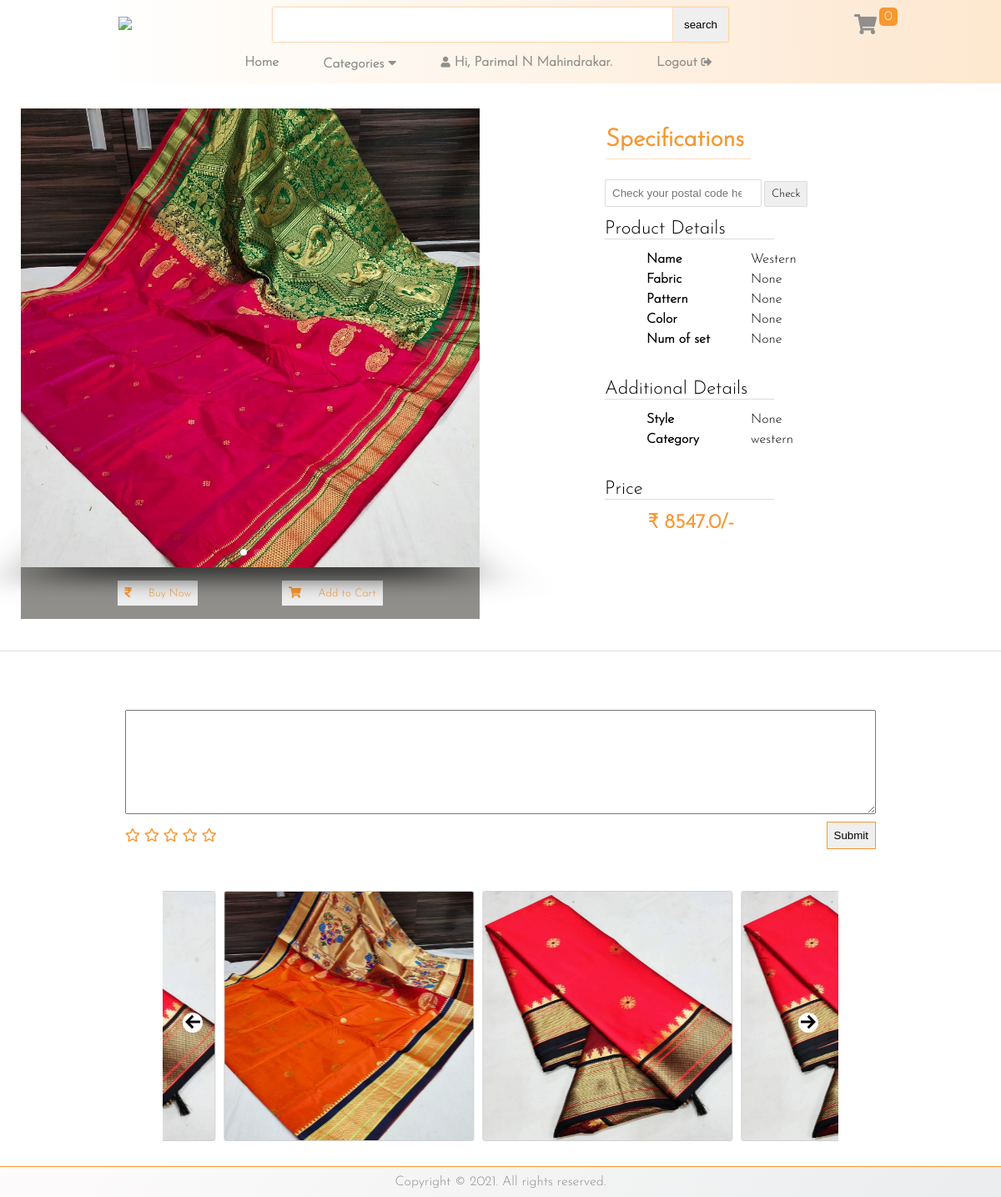
The page /wears/product_details/5/ (signed in) on the database its author committed.
### EcommerceApp/models.py (models this page shows, shortened)
class Customer(models.Model):
    user = models.OneToOneField(User, null=True, blank=True, on_delete=models.CASCADE)
    name = models.CharField(max_length=200, null=True, blank=True)
    date_created = models.DateTimeField(auto_now_add=True, null=True)
    email = models.CharField(max_length=200, null=True, blank=True)

class Product(models.Model):
    name = models.CharField(max_length=200)
    price = models.FloatField()
    image = models.ImageField()
    image1 = models.ImageField(null=True,blank=True)
    image2 = models.ImageField(null=True,blank=True)
    image3 = models.ImageField(null=True,blank=True)
    image4 = models.ImageField(null=True,blank=True)
    image5 = models.ImageField(null=True,blank=True)
    image6 = models.ImageField(null=True,blank=True)
    image7 = models.ImageField(null=True,blank=True)
    image8 = models.ImageField(null=True,blank=True)
    image9 = models.ImageField(null=True,blank=True)
    image10 = models.ImageField(null=True,blank=True)
    category = models.CharField(max_length=20, choices=CHOICES)
    is_avaible = models.BooleanField(default=True)
    fabric = models.CharField(max_length=256, blank=True, null=True)
    pattern = models.CharField(max_length=256, blank=True, null=True)
    color = models.CharField(max_length=256, blank=True, null=True)
    style = models.CharField(max_length=256, blank=True, null=True)
    in_the_pack = models.IntegerField(blank=True, null=True)
    @property
    def imageurl(self):
        try:
            url = self.image.url
        except:
            url = ""
        return url
    @property
    def imagesURL(self):
        images_list = []
        try:
            images_list.append(self.image1.url)
        except:
            return images_list
        try:
            images_list.append(self.image2.url)
        except:
            return images_list
        try:
            images_list.append(self.image3.url)
        except:
            return images_list

### EcommerceApp/views.py (the view, shortened to what this page needs)
# urls.py: path("product_details/<int:pk>/", product_details, name="product_details"),
def product_details(request, pk):
    product = Product.objects.get(id=pk)
    all_slider_products = Product.objects.all()
    all_slider_products_list = random.choices(all_slider_products, k=8)
    x = datetime.datetime.now()
    form = CheckPincode()
    year = x.year
    month = x.strftime("%B")
    date = x.strftime("%d")
    data = cartData(request)
    cartItems = data["cartItems"]
    product_reviews = product.productreview_set.all()
    context = {
        "product": product,
        "year": year,
        "month": month,
        "date": date,
        "all_slider_products_list": all_slider_products_list,
        "cartItems": cartItems,
        "images": product.imagesURL,
        "product_reviews": product_reviews,
        "form": form,
    }
    return render(request, "wears/product_details.html", context)

### templates/wears/product_details.html (shortened to what this page needs)
{% extends '../base.html' %}
{% block content %}
{% load static %}
{% load makerange from templatefilters %}
{% load checkstring from templatefilters %}
{% load orderbydate from templatefilters %}
<div class="my__container__productdetails__page">
    <div class="my__container__productdetails__page__image">
        <div class="swiper-container">
            <div class="swiper-wrapper">
                {% for image in images %}
                <div class="swiper-slide" style="background-image:url({{image}})"></div>
                {% endfor %}
            </div>
            <div class="swiper-pagination"></div>
        </div>
        <div class="add__buy__buttons__product__details">
            <button data-product={{product.id}} data-action="add" data-fuck="buy"
                class="add-to-cart btn update-cart" style="transition: 0.4s;"><i class="fas fa-rupee-sign"></i> &nbsp;
                Buy Now</button>
            <button data-product={{product.id}} data-action="add" class="add-to-cart btn update-cart" style="transition: 0.4s;"><i
                    class="fa fa-shopping-cart"></i> &nbsp; Add to
                Cart</button>
        </div>
    </div>
    <div class="my__container__productdetails__page__information">
        <p class="specification__para">
            <span>Specifications</span>
        </p>
        <div class="product__specifications__container">
            <div class="postal__code__validations__box">
                <form method="POST">
                    {{form}}
                    <button type="submit" class="btn btn-light">Check</button>
                </form>
            </div> <br>
            <h1>Product Details</h1>
            <hr> <br>
            <div class="product__specifications">
                <div class="product__specifications__item product__specifications__item__bold">
                    Name
                </div>
                <div class="product__specifications__item">
                    {{product.name}}
                </div>
            </div>
            <div class="product__specifications">
                <div class="product__specifications__item product__specifications__item__bold">
                    Fabric
                </div>
                <div class="product__specifications__item">
                    {{product.fabric}}
                </div>
            </div>
            <div class="product__specifications">
                <div class="product__specifications__item product__specifications__item__bold">
                    Pattern
                </div>
                <div class="product__specifications__item">
                    {{product.pattern}}
                </div>
            </div>
            <div class="product__specifications">
                <div class="product__specifications__item product__specifications__item__bold">
                    Color
                </div>
                <div class="product__specifications__item">
                    {{product.color}}
                </div>
            </div>
            <div class="product__specifications">
                <div class="product__specifications__item product__specifications__item__bold">
                    Num of set
                </div>
                <div class="product__specifications__item">
                    {{product.in_the_pack}}
                </div>
            </div>
            <br> <br>
            <h1>Additional Details</h1>
            <hr> <br>
            <div class="product__specifications">
                <div class="product__specifications__item product__specifications__item__bold">
                    Style
                </div>
                <div class="product__specifications__item product__specifications__item__freedom">
                    {{product.style}}
                </div>
            </div>
            <div class="product__specifications">
                <div class="product__specifications__item product__specifications__item__bold">
                    Category
                </div>
                <div class="product__specifications__item product__specifications__item__freedom">
                    {{product.category}}
                </div>
            </div>
            <br> <br>
            <h1>Price</h1>
            <hr> <br>
            <div class="product__specifications">
                <div class="product__specifications__item product__specifications__item__bold" style="color: #f79831; font-size: 1.5em;">
                    ₹ {{product.price}}/-
                </div>
            </div>
        </div>
    </div>
</div>
{% if request.user.is_authenticated %}
<div class="my__container__review__box">
    <form action="">
        <textarea id="rating-view" name=""></textarea>
        <div class="my__container__review__box__stars">
            <span class="star-rating star-rating-pm my__container__review__box__stars__span">
                <span>
                    <span class="far fa-star" data-rating="1"></span>
                    <span class="far fa-star" data-rating="2"></span>
                    <span class="far fa-star" data-rating="3"></span>
                    <span class="far fa-star" data-rating="4"></span>
                    <span class="far fa-star" data-rating="5"></span>
                </span>
                <span>
                    <input id="product-review-button" class="btn btn-warning" type="button" value="Submit">
                </span>
            </span>
        </div>
    </form>
</div>
{% endif %}
<div class="product__details__recommendations">
    <div class="example__frame">
        <div id="intro6" class="slider glide">
            <div class="slider__track glide__track" data-glide-el="track">
                <ul class="slider__slides glide__slides">
                    {% for i in all_slider_products_list %}
                    <li class="slider__frame glide__slide" style="background-image: url({{i.imageurl}})">
                        <div class="bg__img__info__pricing">
                        </div>
                    </li>
                    {% endfor %}
                </ul>
            </div>
            <div data-glide-el="controls">
                <button class="slider__arrow slider__arrow--prev glide__arrow glide__arrow--prev" data-glide-dir="<">
                    <svg xmlns="http://www.w3.org/2000/svg" width="18" height="18" viewBox="0 0 24 24">
                        <path d="M0 12l10.975 11 2.848-2.828-6.176-6.176H24v-3.992H7.646l6.176-6.176L10.975 1 0 12z" />
                    </svg>
                </button>
                <button class="slider__arrow slider__arrow--next glide__arrow glide__arrow--next" data-glide-dir=">">
                    <svg xmlns="http://www.w3.org/2000/svg" width="18" height="18" viewBox="0 0 24 24">
                        <path
                            d="M13.025 1l-2.847 2.828 6.176 6.176h-16.354v3.992h16.354l-6.176 6.176 2.847 2.828 10.975-11z" />
                    </svg>
                </button>
            </div>
        </div>
    </div>
</div>
{% endblock %}

### templates/nav.html (shortened to what this page needs)
{% load static %}
<header>
    <nav>
        <div class="logo">
            <a href="{% url 'store' %}"><img src="{% static 'images/Trade.png' %}"></a>
        </div>
        <div class="search__bar__header">
            <input type="text" id="nav-search-input-bar" >
            <input type="button" value="search" id="nav-search-functionlaity" style="cursor: pointer;">
        </div>
        <div class="cart__header__desktop">
            <a href="{% url 'cart' %}" style="cursor: pointer;"><i class="fas fa-shopping-cart"></i></a>
            <span>{% if cartItems %} {{cartItems}} {% else %} 0 {% endif %}</span>
        </div>
    </nav>
</header>
<div class="main__navigations">
    <div class="main__navigations__div">
        <ul class="main__navigations__div__ul">
            <li class="main__navigations__div__li on__mobile_d_none" style="font-weight: bold;"><a href="{% url 'store' %}">Home</a></li>
            <li class="main__navigations__div__li on__mobile_d_none">
                <a class="categ" style="font-weight: bold;">Categories <i class="fas fa-caret-down"></i></a>
            </li>
            {% if request.user.is_authenticated %}
            <li class="main__navigations__div__li save__from__left"><a href="{% url 'checkout' %}" class="anchor__remains__same"
                    style="font-weight: bold;"><i class="fas fa-user"></i> Hi, {{request.user.customer.name|title}}.</a></li>
            <li class="main__navigations__div__li">
                <a href="{% url 'logout' %}" class="anchor__remains__same" style="padding-bottom: 0;font-weight: bold;">Logout <i
                        class="fas fa-sign-out-alt"></i> </a>
            </li>
            {% endif %}
        </ul>
    </div>
</div>

### rows shown on the page
Product: name "Western", fabric "None", pattern "None", color "None", in_the_pack "None", style "None", category "western", price "8547.0"
Product: imageurl (picture)
Product: imageurl (picture)
Product: imageurl (picture)

### other values the page prints
{{ request.user.customer.name|title }} "Parimal N Mahindrakar"
